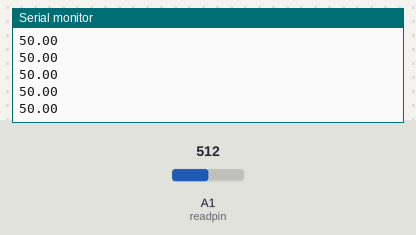
A sketch run on a simulated Arduino Uno, built with avr-gcc and run on an emulated ATmega328P. On the bench: the last lines printed to the serial monitor. The inputs (shaded band) are chosen by the test bench; at power-on: A1 (readpin) = 512.

Above: at 1.2 s.
1.3 s: A1 (readpin) set to 716
At 1.68 s:
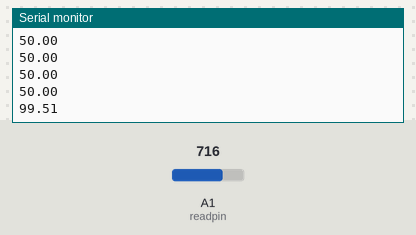
2.8 s: A1 (readpin) set to 900
At 2.94 s:
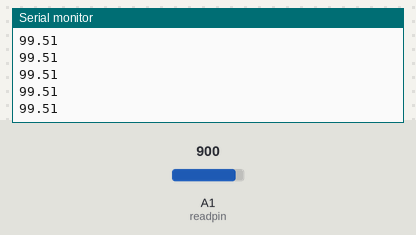
Timing chart, 0 to 5.8 s (numbered marks = the images above; inputs shaded):
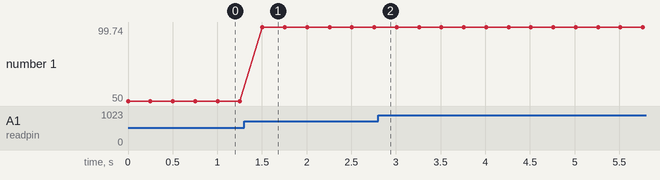

The sketch:

week4_2.ino
```cpp
int readpin=A1, maxVal=0, minVal=1023;
float val, outputVal, conval;

void setup() {
  // put your setup code here, to run once:

  pinMode(readpin,INPUT);
  Serial.begin(9600);

}

float mymap(float value, float inMin, float inMax, float outMin, float outMax)
{
  float result =(value - inMin)*(outMax-outMin)/(inMax-inMin)+outMin;
  return result;
}

void loop() {
  // put your main code here, to run repeatedly:

  val = analogRead(readpin);
  conval = val*(500./1023.);
  if(val > maxVal) maxVal = val + 1;
  if(val < minVal) minVal = val - 1;
  outputVal = mymap(val, minVal, maxVal, 0, 100);
  Serial.println(outputVal);
  delay(250);

}
```

Measured:
- after the input at 1.3 s, the serial monitor: prints a new line after 0.20 s (image 1)
- plotted number 1: 50 → 99.51 after the input at 1.3 s, 99.51 → 99.74 after the input at 2.8 s
